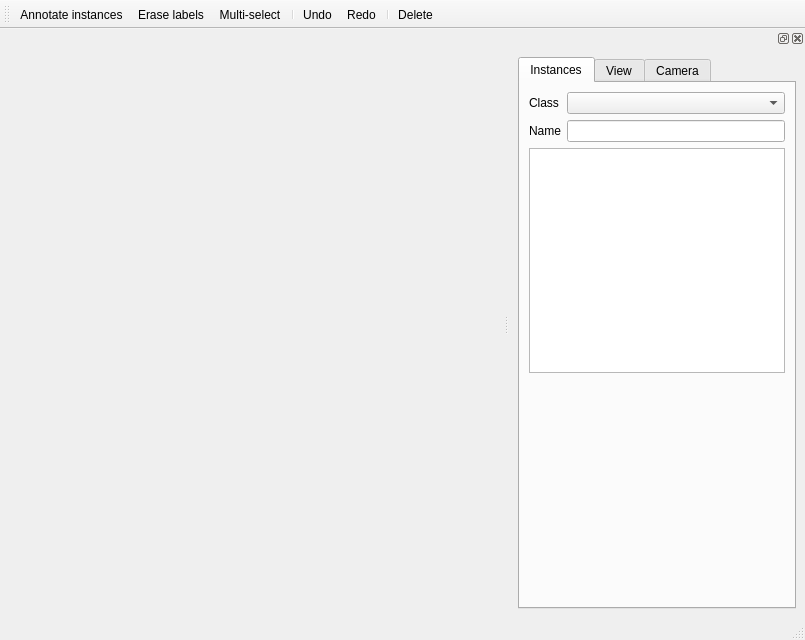
<?xml version="1.0" encoding="UTF-8"?>
<ui version="4.0">
 <class>MainWindow</class>
 <widget class="QMainWindow" name="MainWindow">
  <property name="geometry">
   <rect>
    <x>0</x>
    <y>0</y>
    <width>805</width>
    <height>640</height>
   </rect>
  </property>
  <property name="windowTitle">
   <string>MainWindow</string>
  </property>
  <widget class="QWidget" name="centralwidget"/>
  <widget class="QStatusBar" name="statusbar"/>
  <widget class="QDockWidget" name="dockWidget">
   <property name="sizePolicy">
    <sizepolicy hsizetype="Preferred" vsizetype="Preferred">
     <horstretch>200</horstretch>
     <verstretch>0</verstretch>
    </sizepolicy>
   </property>
   <property name="minimumSize">
    <size>
     <width>241</width>
     <height>525</height>
    </size>
   </property>
   <property name="floating">
    <bool>false</bool>
   </property>
   <attribute name="dockWidgetArea">
    <number>2</number>
   </attribute>
   <widget class="QWidget" name="dockWidgetContents">
    <layout class="QVBoxLayout" name="verticalLayout">
     <item>
      <widget class="QTabWidget" name="tabWidget">
       <property name="currentIndex">
        <number>0</number>
       </property>
       <property name="tabBarAutoHide">
        <bool>true</bool>
       </property>
       <widget class="QWidget" name="tool_tab">
        <attribute name="title">
         <string>Instances</string>
        </attribute>
        <layout class="QVBoxLayout" name="verticalLayout_8">
         <item>
          <layout class="QGridLayout" name="gridLayout">
           <item row="0" column="0">
            <widget class="QLabel" name="label_5">
             <property name="text">
              <string>Class</string>
             </property>
            </widget>
           </item>
           <item row="0" column="1">
            <widget class="QComboBox" name="class_combo"/>
           </item>
           <item row="1" column="0">
            <widget class="QLabel" name="label_6">
             <property name="text">
              <string>Name</string>
             </property>
            </widget>
           </item>
           <item row="1" column="1">
            <widget class="QLineEdit" name="name_edit"/>
           </item>
          </layout>
         </item>
         <item>
          <widget class="QListWidget" name="instances_list"/>
         </item>
         <item>
          <spacer name="verticalSpacer_3">
           <property name="orientation">
            <enum>Qt::Vertical</enum>
           </property>
           <property name="sizeHint" stdset="0">
            <size>
             <width>20</width>
             <height>194</height>
            </size>
           </property>
          </spacer>
         </item>
        </layout>
       </widget>
       <widget class="QWidget" name="view_tab">
        <attribute name="title">
         <string>View</string>
        </attribute>
        <layout class="QVBoxLayout" name="verticalLayout_2">
         <item>
          <widget class="QGroupBox" name="groupBox">
           <property name="title">
            <string>Show</string>
           </property>
           <layout class="QVBoxLayout" name="verticalLayout_3">
            <item>
             <widget class="QCheckBox" name="show_initial_points">
              <property name="text">
               <string>Initial points</string>
              </property>
             </widget>
            </item>
            <item>
             <widget class="QCheckBox" name="show_cameras">
              <property name="text">
               <string>Cameras</string>
              </property>
             </widget>
            </item>
            <item>
             <widget class="QCheckBox" name="show_cropped">
              <property name="text">
               <string>Cropped</string>
              </property>
             </widget>
            </item>
            <item>
             <widget class="QCheckBox" name="show_bounding_boxes">
              <property name="text">
               <string>Boxes</string>
              </property>
             </widget>
            </item>
            <item>
             <widget class="QCheckBox" name="show_filtered_points">
              <property name="text">
               <string>Filter labels</string>
              </property>
             </widget>
            </item>
            <item>
             <widget class="QCheckBox" name="show_color_instances">
              <property name="text">
               <string>Color instances</string>
              </property>
             </widget>
            </item>
           </layout>
          </widget>
         </item>
         <item>
          <layout class="QHBoxLayout" name="horizontalLayout">
           <item>
            <widget class="QLabel" name="label">
             <property name="text">
              <string>View mode:</string>
             </property>
            </widget>
           </item>
           <item>
            <spacer name="horizontalSpacer">
             <property name="orientation">
              <enum>Qt::Horizontal</enum>
             </property>
             <property name="sizeHint" stdset="0">
              <size>
               <width>40</width>
               <height>20</height>
              </size>
             </property>
            </spacer>
           </item>
           <item>
            <widget class="QComboBox" name="view_mode"/>
           </item>
          </layout>
         </item>
         <item>
          <widget class="QGroupBox" name="groupBox_2">
           <property name="title">
            <string>Debug</string>
           </property>
           <layout class="QVBoxLayout" name="verticalLayout_9">
            <item>
             <widget class="QCheckBox" name="fixed_size">
              <property name="text">
               <string>Fixed size</string>
              </property>
             </widget>
            </item>
            <item>
             <widget class="QCheckBox" name="fixed_opacity">
              <property name="text">
               <string>Fixed opacity</string>
              </property>
             </widget>
            </item>
           </layout>
          </widget>
         </item>
         <item>
          <spacer name="verticalSpacer">
           <property name="orientation">
            <enum>Qt::Vertical</enum>
           </property>
           <property name="sizeHint" stdset="0">
            <size>
             <width>20</width>
             <height>165</height>
            </size>
           </property>
          </spacer>
         </item>
        </layout>
       </widget>
       <widget class="QWidget" name="camera_tab">
        <attribute name="title">
         <string>Camera</string>
        </attribute>
        <layout class="QVBoxLayout" name="verticalLayout_7">
         <item>
          <layout class="QVBoxLayout" name="verticalLayout_4">
           <property name="spacing">
            <number>0</number>
           </property>
           <item>
            <widget class="QLabel" name="label_2">
             <property name="text">
              <string>Move Speed</string>
             </property>
            </widget>
           </item>
           <item>
            <widget class="QSlider" name="move_speed">
             <property name="orientation">
              <enum>Qt::Horizontal</enum>
             </property>
            </widget>
           </item>
          </layout>
         </item>
         <item>
          <layout class="QVBoxLayout" name="verticalLayout_5">
           <property name="spacing">
            <number>0</number>
           </property>
           <item>
            <widget class="QLabel" name="label_3">
             <property name="text">
              <string>Animate Speed</string>
             </property>
            </widget>
           </item>
           <item>
            <widget class="QSlider" name="animate_speed">
             <property name="orientation">
              <enum>Qt::Horizontal</enum>
             </property>
            </widget>
           </item>
          </layout>
         </item>
         <item>
          <layout class="QVBoxLayout" name="verticalLayout_6">
           <property name="spacing">
            <number>0</number>
           </property>
           <item>
            <widget class="QLabel" name="label_4">
             <property name="text">
              <string>Zoom rate</string>
             </property>
            </widget>
           </item>
           <item>
            <widget class="QSlider" name="zoom_rate">
             <property name="orientation">
              <enum>Qt::Horizontal</enum>
             </property>
            </widget>
           </item>
          </layout>
         </item>
         <item>
          <spacer name="verticalSpacer_2">
           <property name="orientation">
            <enum>Qt::Vertical</enum>
           </property>
           <property name="sizeHint" stdset="0">
            <size>
             <width>20</width>
             <height>306</height>
            </size>
           </property>
          </spacer>
         </item>
        </layout>
       </widget>
      </widget>
     </item>
    </layout>
   </widget>
  </widget>
  <widget class="QMenuBar" name="menubar">
   <property name="geometry">
    <rect>
     <x>0</x>
     <y>0</y>
     <width>805</width>
     <height>23</height>
    </rect>
   </property>
  </widget>
  <widget class="QToolBar" name="toolBar">
   <property name="windowTitle">
    <string>toolBar</string>
   </property>
   <property name="toolButtonStyle">
    <enum>Qt::ToolButtonIconOnly</enum>
   </property>
   <attribute name="toolBarArea">
    <enum>TopToolBarArea</enum>
   </attribute>
   <attribute name="toolBarBreak">
    <bool>false</bool>
   </attribute>
   <addaction name="actionInstances"/>
   <addaction name="actionErase_labels"/>
   <addaction name="actionMulti_select"/>
   <addaction name="separator"/>
   <addaction name="actionUndo"/>
   <addaction name="actionRedo"/>
   <addaction name="separator"/>
   <addaction name="actionDelete"/>
  </widget>
  <action name="actionInstances">
   <property name="checkable">
    <bool>true</bool>
   </property>
   <property name="icon">
    <iconset>
     <normaloff>../../../../.designer/backup</normaloff>../../../../.designer/backup</iconset>
   </property>
   <property name="text">
    <string>Annotate instances</string>
   </property>
  </action>
  <action name="actionErase_labels">
   <property name="checkable">
    <bool>true</bool>
   </property>
   <property name="text">
    <string>Erase labels</string>
   </property>
   <property name="toolTip">
    <string>Erase labels</string>
   </property>
  </action>
  <action name="actionUndo">
   <property name="text">
    <string>Undo</string>
   </property>
   <property name="shortcut">
    <string>Ctrl+Z</string>
   </property>
  </action>
  <action name="actionRedo">
   <property name="text">
    <string>Redo</string>
   </property>
   <property name="shortcut">
    <string>Ctrl+Shift+Z</string>
   </property>
  </action>
  <action name="actionMulti_select">
   <property name="checkable">
    <bool>true</bool>
   </property>
   <property name="text">
    <string>Multi-select</string>
   </property>
   <property name="toolTip">
    <string>Select multiple</string>
   </property>
   <property name="shortcut">
    <string>Ctrl+S</string>
   </property>
  </action>
  <action name="actionDelete">
   <property name="text">
    <string>Delete</string>
   </property>
   <property name="shortcut">
    <string>Ctrl+D</string>
   </property>
  </action>
 </widget>
 <resources/>
 <connections/>
</ui>
